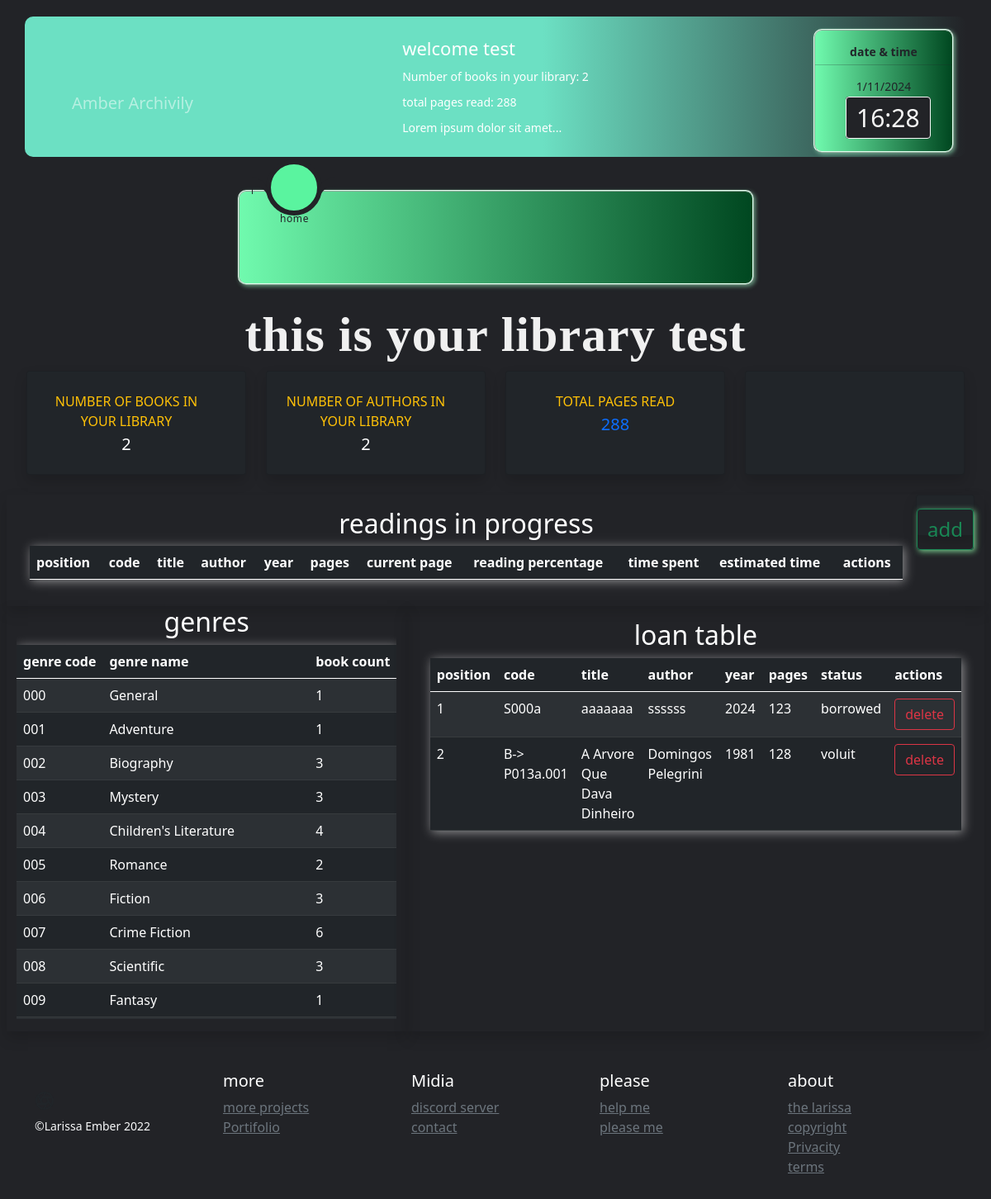
Screenshot of /about_your_library (signed in) with the database file from the repository.
### app/__init__.py (models this page shows, shortened)
class User(db.Model):
    __tablename__ = 'users'
    id = db.Column(db.Integer, primary_key=True)
    username = db.Column(db.String(), unique=True, nullable=False)
    password_hash = db.Column(db.String(), nullable=False)
    name = db.Column(db.String(), nullable=False)
    books = db.relationship('Book', backref='user', lazy=True)
    user_readings = db.relationship('UserReadings', backref='user', lazy=True)  # atributo de relacionamento
    sum_pages = db.Column(db.Integer)
    @property
    def is_authenticated(self):
        return True
    def update_sum_pages(self):
        total_pages_completed = db.session.query(func.sum(Book.pages)).filter(Book.read == 'read').scalar() or 0
        total_pages_in_progress = db.session.query(func.sum(UserReadings.current_page)).filter(
            UserReadings.user_id == self.id).scalar() or 0
        self.sum_pages = total_pages_in_progress + total_pages_completed
        db.session.commit()

class Book(db.Model):
    __tablename__ = 'books'
    id = db.Column(db.Integer, primary_key=True)
    code = db.Column(db.String(8), unique=True, nullable=False)
    title = db.Column(db.String(200), nullable=False)
    author = db.Column(db.String(100), nullable=False)
    publisher = db.Column(db.String(100), nullable=False)
    year = db.Column(db.Integer, nullable=False)
    pages = db.Column(db.Integer, nullable=False)
    status = db.Column(db.String(50), nullable=False)  # 'available', 'borrowed', or 'ex-libris'
    format = db.Column(db.String(50), nullable=False)  # 'physical', 'e-book', or 'pdf'
    read = db.Column(db.String(10), nullable=False)
    genre = db.Column(db.String(50), nullable=False)
    completion_date = db.Column(db.String(11), nullable=True)
    user_id = db.Column(db.Integer, db.ForeignKey('users.id'), nullable=False)
    user_readings = db.relationship('UserReadings', backref='book', lazy=True)  # Adicione este atributo de relacionamento
    loan_id = db.Column(db.Integer, db.ForeignKey('loans.id'), nullable=True)  # Chave estrangeira para a tabela Loan
    loan = db.relationship('Loan', backref='book', uselist=False,foreign_keys="[Loan.book_id]")

### app/controllers/defaut.py (the view)
@app.route('/about_your_library')
def about_your_library():
    user = get_logged_in_user()
    if not user:
        return redirect('/login')
    user_readings = current_user.user_readings
    if db.session.query(func.sum(Book.pages)).filter(Book.read == 'read').scalar() != None:
        total_pages_completed = db.session.query(
            func.sum(Book.pages)).filter(Book.read == 'read').scalar()
    else:
        total_pages_completed = 0
    if db.session.query(func.sum(UserReadings.current_page)).filter(UserReadings.user_id == current_user.id).scalar() != None:
        total_pages_in_progress = db.session.query(func.sum(UserReadings.current_page)).filter(
            UserReadings.user_id == current_user.id).scalar()
    else:
        total_pages_in_progress = 0
    sum_pages = total_pages_in_progress + total_pages_completed
    current_user.update_sum_pages()
    genre_counts = db.session.query(
        Book.genre, func.count(Book.id)).group_by(Book.genre).all()
    borrowed_books = Book.query.filter(
    or_(Book.status == 'borrowed', Book.status == 'voluit'), Book.user_id == current_user.id).all()
    return render_template('about_your_library.html', book_genres=book_genres, user_readings=user_readings, sum_pages=sum_pages, genre_counts=genre_counts, borrowed_books=borrowed_books)

### app/templates/about_your_library.html (shortened to what this page needs)
{% extends 'base.html' %}
{% block content %}
<div class="container-fluid">
    <div class="text-white text-center">
        <h1>this is your library {{ current_user.username }}</h1>
        <div class="row">
            <div class="col-xl-3 col-md-6 mb-4">
                <a href="/your_collection" style="text-decoration: none;" class="list">
                    <div class="card bg-dark border-left-warning shadow h-100 py-2 text-white">
                        <div class="card-body">
                            <div class="row no-gutters align-items-center">
                                <div class="col mr-2">
                                    <div class="text-xs font-weight-bold text-warning text-uppercase mb-1">
                                        number of books in your library</div>
                                    <div class="h5 mb-0 font-weight-bold ">{{ current_user.books|length }}</div>
                                </div>
                            </div>
                        </div>
                    </div>
                </a>
            </div>
            <div class="col-xl-3 col-md-6 mb-4">
                <a href="#" style="text-decoration: none;" class="authour">
                    <div class="card bg-dark border-left-warning shadow h-100 py-2 text-white">
                        <div class="card-body">
                            <div class="row no-gutters align-items-center">
                                <div class="col mr-2">
                                    <div class="text-xs font-weight-bold text-warning text-uppercase mb-1">
                                        Number of authors in your library
                                    </div>
                                    <div class="h5 mb-0 font-weight-bold">{{
                                        current_user.books|map(attribute='author')|unique|list|length }}</div>
                                </div>
                            </div>
                        </div>
                    </div>
                </a>
            </div>
            <div class="col-xl-3 col-md-6 mb-4">
                <a href="/your_collection" style="text-decoration: none;" class="active">
                    <div class="card bg-dark border-left-warning shadow h-100 py-2">
                        <div class="card-body">
                            <div class="row no-gutters align-items-center">
                                <div class="col mr-2">
                                    <div class="text-xs font-weight-bold text-warning text-uppercase mb-1">Total Pages
                                        Read</div>
                                    <div class="h5 mb-0 font-weight-bold text-gray-800">{{ sum_pages or 0 }}
                                    </div>
                                </div>
                            </div>
                        </div>
                    </div>
                </a>
            </div>
            <div class="col-xl-3 col-md-6 mb-4">
                <a href="/your_collection" style="text-decoration: none;" class="active">
                    <div class="card bg-dark border-left-warning shadow h-100 py-2">
                    </div>
                </a>
            </div>
        </div>
    </div>
</div>
<div class="row">
    <div class="col shadow d-flex justify-content-center">
        <div id="book-genres-table" style="width: auto;" class="card-body table-responsive">
            <div class="col text-center">
                <h2 class="text-white">readings in progress</h2>
            </div>
            <table class="table table-striped table-hover table-dark">
                <thead>
                    <tr>
                        <th>position</th>
                        <th>code</th>
                        <th>title</th>
                        <th>author</th>
                        <th>year</th>
                        <th>pages</th>
                        <th>current page</th>
                        <th>reading percentage</th>
                        <th>time spent</th>
                        <th>estimated time</th>
                        <th>actions</th>
                    </tr>
                </thead>
            </table>
        </div>
        <div class=" mb-4" style="max-width: 100px; max-height: 50px;">
            <div class="card bg-dark border-left-warning shadow h-100 py-3">
                <a href="/search" class="btn btn-outline-success"
                    style="font-size: 24px; box-shadow: 2px 2px 7px rgb(119, 200, 139);">add</a>
            </div>
        </div>
    </div>
    <div class="col shadow d-flex">
        <div id="book-genres-table" style="width: auto; max-height: 500px; margin-bottom: 15px;"
            class="table-responsive overflow-auto">
            <div class="col text-center">
                <h2 class="text-white">genres</h2>
            </div>
            <table class="table table-striped table-hover table-dark">
                <thead>
                    <tr>
                        <th>genre code</th>
                        <th>genre name</th>
                        <th>book count</th>
                    </tr>
                </thead>
                <tbody>
                    {% for code, name in book_genres.items() %}
                    <tr>
                        <td>{{ code }}</td>
                        <td>{{ name }}</td>
                        {% if loop.index0 < genre_counts|length %} <td>{{ genre_counts[loop.index0][1] }}</td>
                            {% else %}
                            <td>0</td>
                            {% endif %}
                    </tr>
                    {% endfor %}
                </tbody>
            </table>
        </div>
    </div>
    <div class="col shadow d-flex justify-content-center">
        <div id="book-genres-table" style="width: auto;" class="card-body table-responsive">
            <div class="col text-center">
                <h2 class="text-white">loan table</h2>
            </div>
            <table class="table table-striped table-hover table-dark">
                <thead>
                    <tr>
                        <th>position</th>
                        <th>code</th>
                        <th>title</th>
                        <th>author</th>
                        <th>year</th>
                        <th>pages</th>
                        <th>status</th>
                        <th>actions</th>
                    </tr>
                </thead>
                <tbody>
                    {% for borrowed in borrowed_books %}
                    <tr>
                        <td>{{ loop.index }}</td>
                        <td>{{ borrowed.code }}</td>
                        <td>{{ borrowed.title }}</td>
                        <td>{{ borrowed.author }}</td>
                        <td>{{ borrowed.year }}</td>
                        <td>{{ borrowed.pages }}</td>
                        <td>{{ borrowed.status }}</td>
                        <td>
                            <button class="btn btn-outline-danger"
                                onclick="changeStatus({{ borrowed.id }})">delete</button>
                        </td>
                    </tr>
                    {% endfor %}
                </tbody>
            </table>
        </div>
    </div>
</div>
{% endblock %}

### app/templates/base.html (shortened to what this page needs)
<!DOCTYPE html>
<html lang="en">
<head>
  <link rel="stylesheet" href="../static/css/fonts.css" type="text/css">
  <link rel="stylesheet" href="https://cdn.jsdelivr.net/npm/bootstrap@5.0.1/dist/css/bootstrap.min.css">
  <link rel="stylesheet" href="{{ url_for('static', filename='css/style.css') }}">
</head>
<body>
  <div class="d-none d-md-block d-lg-block d-xl-block">
    <header>
      {% if current_user.is_authenticated %}
      <div id="hide" class="container bg-dark text-white">
        <a class="navbar-brand text-white-50" href="/home">Amber Archivily</a>
        <div class="navbar-text">
          {% if current_user.is_authenticated %}
          <h2>welcome {{ current_user.username }}</h2>
          <p>Number of books in your library: {{ current_user.books|length }}</p>
          <p>total pages read: {{ current_user.sum_pages }}</p>
          <p>Lorem ipsum dolor sit amet...</p>
          {% endif %}
          <div class="datetime">
            <p class="text-dark fw-bold">date & time</p>
            <hr class="bg-dark">
            <p class="text-dark"><span id="date"></span>
            </p>
            <div>
              <time></time>
            </div>
          </div>
        </div>
      </div> {% endif %}
      <div class="d-none d-md-block d-lg-block d-xl-block">
        <nav class="">
          <div class="navigation">
            <ul>
              <li class="list active">
                <a href="/home">
                  <span class="text">home</span>
                </a>
              </li>
              <li class="list">
              </li>
              <li class="list">
              </li>
              <li class="list">
              </li>
              <li class="list">
              </li>
              <li class="list">
              </li>
              <li class="list">
              </li>
              {% if current_user.is_authenticated %}
              <li class="list">
              </li>
              {% endif %}
              <div class="indicator"></div>
            </ul>
          </div>
        </nav>
      </div>
    </header>
  </div>
  <br>
  <main>
    {% block content %}
    {% endblock %}
  </main>
  <footer class="container py-5 d-none d-md-block d-lg-block d-xl-block">
    <div class="row">
      <div class="col-12 col-md">
        <br>
        <small class="d-block mb-3 text-light">&copy;Larissa Ember 2022</small>
      </div>
      <div class="col-6 col-md">
        <h5 class="text-white">more</h5>
        <ul class="list-unstyled text-small">
          <li><a class="link-secondary" href="#">more projects</a></li>
          <li><a class="link-secondary" href="#">Portifolio</a></li>
        </ul>
      </div>
      <div class="col-6 col-md">
        <h5 class="text-white">Midia</h5>
        <ul class="list-unstyled text-small">
          <li><a class="link-secondary" href="https://discord.gg/jWzjDQSE">discord server</a></li>
          <li><a class="link-secondary" href="/profile">contact</a></li>
        </ul>
      </div>
      <div class="col-6 col-md">
        <h5 class="text-white">please</h5>
        <ul class="list-unstyled text-small">
          <li><a class="link-secondary" href="/help">help me</a></li>
          <li><a class="link-secondary" href="#">please me</a></li>
        </ul>
      </div>
      <div class="col-6 col-md">
        <h5 class="text-white">about</h5>
        <ul class="list-unstyled text-small">
          <li><a class="link-secondary" href="/profile">the larissa</a></li>
          <li><a class="link-secondary" href="/copyright">copyright</a></li>
          <li><a class="link-secondary" href="/only_fans">Privacity</a></li>
          <li><a class="link-secondary" href="/terms">terms</a></li>
        </ul>
      </div>
    </div>
  </footer>
</body>
</html>

### rows the page displays
User: username "test", sum_pages "288"
Book: code "S000a", title "aaaaaaa", author "ssssss", year "2024", pages "123", status "borrowed"
Book: code "B-> P013a.001", title "A Arvore Que Dava Dinheiro", author "Domingos Pelegrini", year "1981", pages "128", status "voluit"

### other values shown
{{ current_user.books|length }} "2"
{{ current_user.books|map(attribute='author')|unique|list|length }} "2"
{{ sum_pages or 0 }} "288"
{{ code }} "000" "001" "002" "003" "004" "005" "006" "007" "008" "009"
{{ name }} "General" "Adventure" "Biography" "Mystery" "Children's Literature" "Romance" "Fiction" "Crime Fiction" "Scientific" "Fantasy"
{{ genre_counts[loop.index0][1] }} "1" "1" "3" "3" "4" "2" "3" "6" "3" "1"
